Frame 1 (no input): blank canvas, image omitted
Frame 60 (the mouse pressed at the canvas centre just before this capture): blank canvas, image omitted
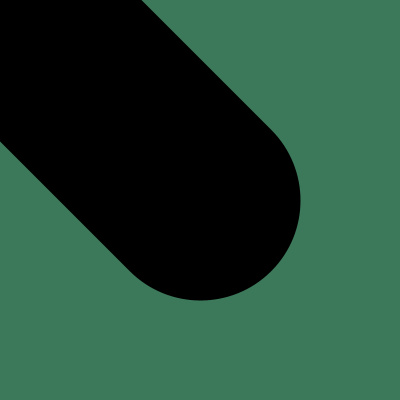
Frame 120 (the mouse held since frame 60 and released just before this capture)

The Processing sketch whose frames 1 and 60 were blank and that drew this single picture after the mouse press (run headless with seeded random() and noise(); from frame 60 on, the mouse is pressed at the canvas centre):

// Processing sketch: processing_96084
// ── processing_96084.pde


int velocidad;

void setup() {
  size (400,400);
  background(60,120,90);
  frameRate(30);
}

void draw() {
  
  if (mousePressed) {
    velocidad=abs(mouseX-pmouseX);
    strokeWeight(velocidad);
 line(pmouseX,pmouseY, mouseX,mouseY);
 
  } else {
  }
}
